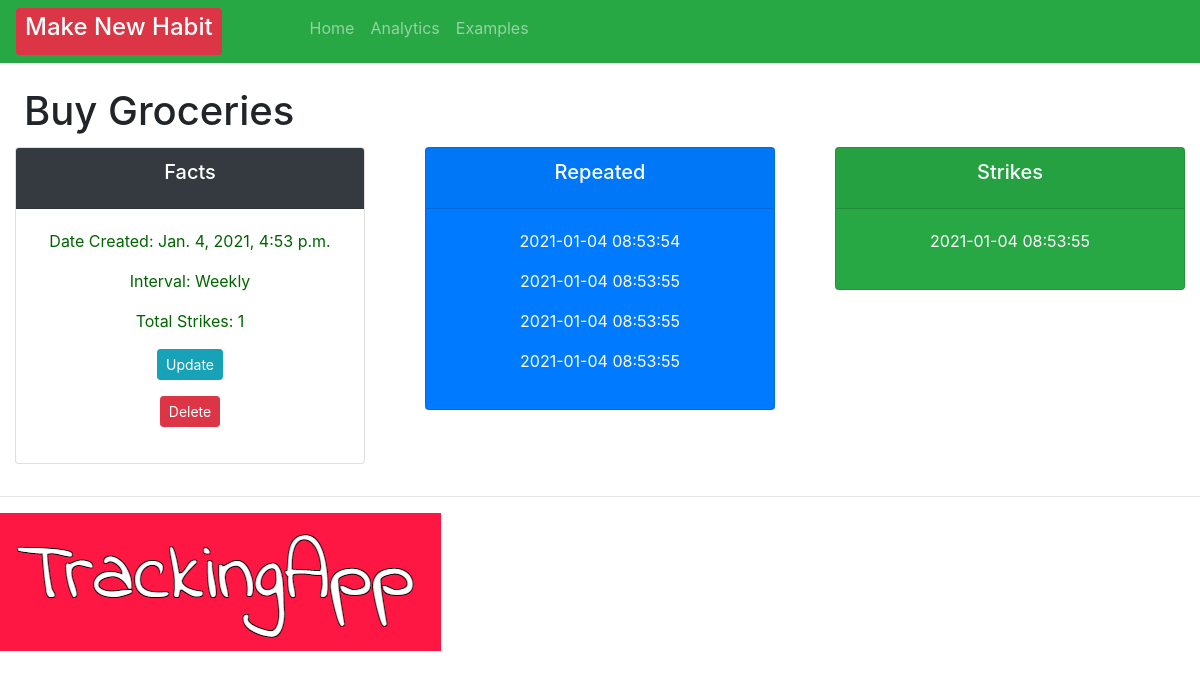
/habit/1, run on the app's committed database.
### crm/models.py (models this page shows)
class Order(models.Model):
    INTERVAL = (
            ('Daily', 'Daily'),
            ('Weekly', 'Weekly' ),
                      )
    HABIT = (
        ('Call Mum', 'Call Mum'),
        ('Workout', 'Workout'),
        ('Buy Groceries', 'Buy Groceries'),
        ('Study Maths', 'Study Maths'),
        ('Meditate', 'Meditate'),
    )
    habit = models.CharField(max_length=200, null=True, blank=True)
    predefinedHabit = models.CharField(max_length=200, null=True, choices=HABIT, blank=True)
    interval = models.CharField(max_length=400, null=True, choices=INTERVAL)
    checked = models.IntegerField(blank=True, default=0, null=True)
    strike = models.IntegerField(blank=True, default=0, null=True)
    created = models.DateTimeField(auto_now=True, auto_now_add=False, editable=False, null=True, blank=True)
    strikeList = models.ManyToManyField(Count)
    checkedList = models.ManyToManyField(Repeats)
    timeStamp = models.DateField(auto_now_add=True,  auto_now=False, blank=True)
    date_created = models.DateTimeField(auto_now=True, null=True, editable=False, blank=True)

class Repeats(models.Model):
    date_created =  models.DateTimeField(auto_now=True, null=True, editable=False, blank=True)
    timeStamp = models.DateField(auto_now_add=True,  auto_now=False, blank=True)
    test = models.CharField(max_length=200, null=True, blank=True)

class Count(models.Model):
    date_created = models.DateTimeField(auto_now=True, auto_now_add=False, editable=False, null=True, blank=True)
    timeStamp = models.DateField(auto_now_add=True,  auto_now=False, blank=True)
    test = models.CharField(max_length=200, null=True, blank=True)

### crm/views.py (the view)
# urls.py: path('habit/<str:pk>', views.habit, name="habit"),
def habit(request, pk):
    repeats = Repeats.objects.filter()
    orders = Order.objects.all()
    order = Order.objects.get(id=pk)
    repeat = order.checkedList.filter()
    striking = order.strikeList.filter()
    total_strikes = striking.count()
    trial = Order.objects.filter(interval="Daily")
    try:
        strikes = Count.objects.get(id=pk)
    except Count.DoesNotExist:
     strikes = None
    context = { "order":order, "striking":striking, "repeats": repeats, "repeat": repeat, "total_strikes": total_strikes}
    return render(request, 'habit/habit.html', context)

### crm/templates/habit/habit.html (shortened to what this page needs)
{% extends 'habit/main.html' %}
{% block content %}
<br>
<h1 style="margin-left: 2%; margin-bottom: 1%;">
    {% if order.predefinedHabit != null and order.habit == null%} <td>
        {{ order.predefinedHabit }}
    </td> {% endif %}
</h1>
<div class="row">
    <div class="col">
        <div class="col-md">
            <div class="card text-center text-white mb-3" id="total-orders">
                <div class="card-header  bg-dark">
                    <h5 class="card-title">Facts</h5>
                </div>
                <div class="card-body">
                    <p style="color: darkgreen">Date Created: {{order.date_created}}</p>
                    <p style="color: darkgreen">Interval: {{ order.interval }}</p>
                    <p style="color: darkgreen">Total Strikes: {{total_strikes}} </p>
                    <p> <a a class="btn btn-sm btn-info" href="{% url 'update_habit' order.id %}">Update</a></p>
                    <p> <a a class="btn btn-sm btn-danger" href="{% url 'delete' order.id %}">Delete</a></p>
                </div>
            </div>
        </div>
    </div>
    <div class="col">
        <div class="col-md">
            <div class="card text-center text-white bg-primary mb-3" id="total-orders">
                <div class="card-header">
                    <h5 class="card-title text-white">Repeated</h5>
                </div>
                <div class="card-body">
                    {% for check in repeat %}
                    <p>{{check.test}}</p>
                    {%endfor%}
                </div>
            </div>
        </div>
    </div>
    <div class="col">
        <div class="col-md">
            <div class="card text-center mb-3 bg-success text-white" id="total-orders">
                <div class="card-header">
                    <h5 class="card-title">Strikes</h5>
                </div>
                <div class="card-body">
                    {% for strike in striking %}
                    <p>{{strike.test}}</p>
                    {%endfor%}
                </div>
            </div>
        </div>
    </div>
</div>
{% endblock %}

### data on the page
Order: predefinedHabit "Buy Groceries", date_created "Jan. 4, 2021, 4:53 p.m.", interval "Weekly"
Repeats: test "2021-01-04 08:53:54"
Repeats: test "2021-01-04 08:53:55"
Repeats: test "2021-01-04 08:53:55"
Repeats: test "2021-01-04 08:53:55"
Count: test "2021-01-04 08:53:55"

### other printed values
{{ total_strikes }} "1"
